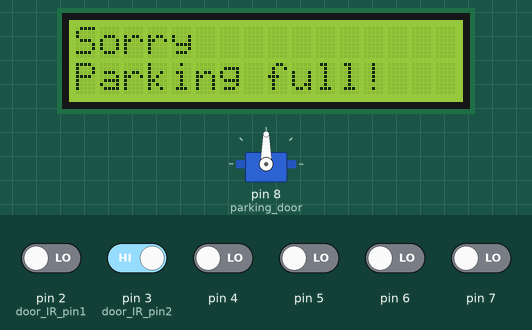
Bench run of a sketch on a simulated Arduino Uno, built with avr-gcc and run on an emulated ATmega328P. Shown: 16×2 character LCD, servo. Inputs (shaded band) come from the test bench; at power-on: pin 3 (door_IR_pin2) HIGH, pin 2 (door_IR_pin1), pin 4–7 LOW.

Above: at 4.8 s.
4.9 s: pin 3 (door_IR_pin2) driven LOW
At 8.4 s:
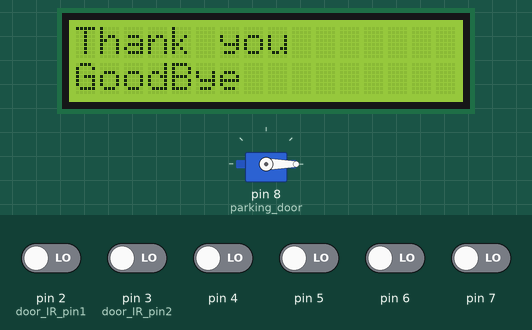
8.6 s: pin 3 (door_IR_pin2) driven HIGH
At 10.7 s:
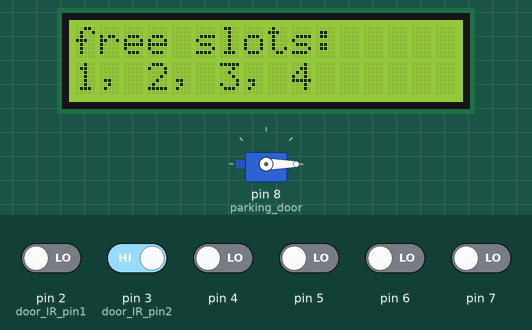
15.1 s: pin 3 (door_IR_pin2) driven LOW
At 16.7 s:
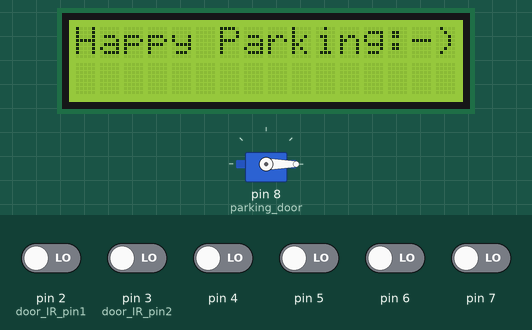
18.6 s: pin 2 (door_IR_pin1) driven HIGH
At 21.0 s:
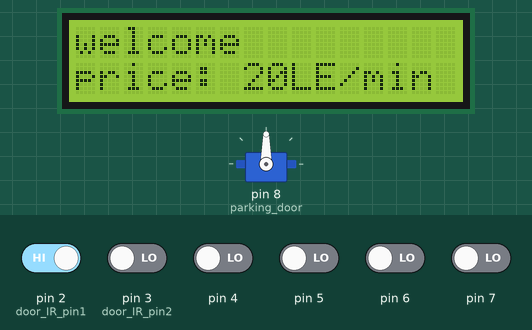
Timing chart, 0 to 22.3 s (numbered marks = the images above; inputs shaded):
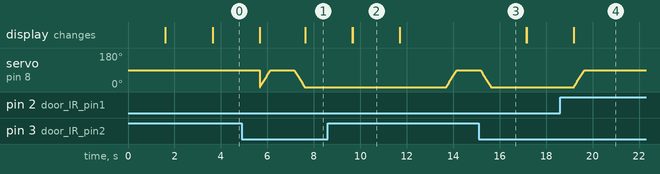

The sketch:

Arduino-code.ino
```cpp
/*
  NOTE:-
  - Parking slots IR sensors are to be connected through pin(4 - 7),
  if any is damaged connect its pin to ground
*/
#include <LiquidCrystal_I2C.h>
#include <Servo.h>

LiquidCrystal_I2C lcd(0x27, 16, 2);
Servo parking_door;

// Pins vars
const byte door_IR_pin1 = 2;
const byte door_IR_pin2 = 3;

// Slots vars
byte slots = 0;
byte available_slots = 0;
int slots_flags[4] = {0};
long int slots_check_in[4] = {0};
int free_slots[4] = {1, 2, 3, 4};

// Price calculation vars
const int price_per_min = 20;
int checkout_time_mins[4] = {0};
int checkout_time_secs[4] = {0};
float total_prices[4] = {0};

// Door control vars
int flag1 = 0;
int flag2 = 0;
long int door_opened_since = 0;

void setup() {
  // Lcd set up
  lcd.init();
  lcd.backlight();
  lcd.blink();

  // Setting up message
  lcd.print("Smart parking");
  lcd.setCursor(0, 10);
  lcd.print("project");
  delay(1500);

  lcd.clear();
  lcd.print("Setting up...");

  // Pins setup
  for (int i = 2; i < 8 ; i++) {
    pinMode(i, INPUT);
  }

  lcd.setCursor(0, 1);
  lcd.print("Slots: ");

  // Detecting available slots
  for (int i = 4; i <8; i++) {
    if (digitalRead(i) == HIGH) {
      slots++;

    lcd.setCursor(8, 1);
    lcd.print(slots);
    delay(500);
    }
  }

  lcd.noBlink();
  delay(2000);

  available_slots = slots;
  // Configuring servo
  parking_door.attach(8);

  checkSlotsStatus();
  showBasicMessage();
}

void loop() {
  // Controlling the IR sensor outside the parking door
  if (digitalRead(door_IR_pin1) == LOW && flag1 == 0) {
    if (flag2 == 1) {
      closeParkingDoor();
      showPrice();
      delay(2000);

      flag2 = 0;
      available_slots++;
      showBasicMessage();
    } else {
      if (available_slots > 0) {
        flag1 = 1;
        showFreeSlots();
        delay(2000);

        openParkingDoor();
        door_opened_since = millis();
      } else {
          lcd.clear();
          lcd.print("Sorry");
          lcd.setCursor(0, 1);
          lcd.print("Parking full!");

          delay(2000);
          flag1 = 0;
          showBasicMessage();
      }
    }
  }

  // Controlling the IR sensor inside the parking door
  if (digitalRead(door_IR_pin2) == LOW && flag2 == 0) {
    flag2 = 1;

    if (flag1 == 0) {
      if (available_slots < 4) {
        openParkingDoor();
        door_opened_since = millis();
      }
    } else if (flag1 == 1) {
      closeParkingDoor();
      delay(1500);
      available_slots--;
      showBasicMessage();
    }
  }

  if (millis() - door_opened_since > 6500 && millis() - door_opened_since < 7000) {
    closeParkingDoor();
    showBasicMessage();

    flag1 = 0;
    flag2 = 0;
  }

  if (flag1 == 1 && flag2 == 1) {flag1 = 0; flag2 = 0;}

  checkSlotsStatus();
}

// welcome message and price
void showBasicMessage() {
  lcd.clear();
  lcd.blink();
  lcd.print("welcome");
  lcd.setCursor(0, 1);
  lcd.print("price: ");
  lcd.print(price_per_min);
  lcd.print("LE/min");
  lcd.noBlink();
}

// Show which slots are free for clients on entry
void showFreeSlots() {
  lcd.clear();
  lcd.print("free slots: ");
  lcd.setCursor(0, 1);

  for (int i = 0; i < 4; i++) {
    if (free_slots[i] != -1) {
      lcd.print(free_slots[i]);
      if (i < 3) {lcd.print(", ");};
    }
  }

  delay(2000);
  lcd.clear();
  lcd.print("Happy Parking:-)");
}

// Parking door controls
void openParkingDoor() {
  digitalWrite(9, HIGH);

  for (int i = 0; i <= 90; i++) {
    parking_door.write(i);
    delay(5);
  }

  delay(1000);
  digitalWrite(9, LOW);
}

void closeParkingDoor() {
  for (int i = 90; i >= 0; i--) {
    parking_door.write(i);
    delay(5);
  }

  door_opened_since = 0;
}

// Calculating total parking time and price
void checkSlotsStatus() {
  for (int i = 0; i < slots; i++) {
    if (digitalRead(i + 4) == LOW && slots_flags[i] == 0) {
      slots_flags[i] = 1;
      byte index = searchArray(free_slots, i + 1);

      if (index != -1) {
        free_slots[i] = -1;
        slots_check_in[i] = millis();
      }
    }

    if (digitalRead(i + 4) == HIGH && slots_check_in[i] != 0) {
      if (available_slots == 0) {
        lcd.clear();
        lcd.print("Car in slot ");
        lcd.print(1);
        lcd.setCursor(0, 1);
        lcd.print("is leaving...");
      }

      // Calculating parking price
      int time_now = millis();
      int total_time = time_now - slots_check_in[i];

      for (int j = 0; j < 4; j++) {
        if (total_prices[j] == 0) {
          checkout_time_mins[j] = total_time / 1000 / 60;
          checkout_time_secs[j] = (total_time / 1000) % 60;
          total_prices[j] = (float) total_time / 1000 / 60 * price_per_min;
          break;
        }
      }

      slots_flags[i] = 0;
      slots_check_in[i] = 0;
      free_slots[i] = i + 1;
    }
  }
}

void showPrice() {
  lcd.clear();

  if (total_prices[0] != 0) {
    char time_spent[20];
    sprintf(time_spent, "Time: %dm %ds", checkout_time_mins[0], checkout_time_secs[0]);
    lcd.print(time_spent);

    lcd.setCursor(0, 1);
    lcd.print("price: ");
    lcd.print(total_prices[0]);
    lcd.print("LE");

    checkout_time_mins[0] = 0;
    checkout_time_secs[0] = 0;
    total_prices[0] = 0;

    for (int i = 0; i < 4; i++) {
      if (total_prices[i] == 0 && total_prices[i + 1] != 0) {
        int temp = total_prices[i];
        total_prices[i] = total_prices[i + 1];
        total_prices[i + 1] = temp;
      }
    }
    delay(3000);
  }


  lcd.clear();
  lcd.print("Thank you");
  lcd.setCursor(0, 1);
  lcd.print("GoodBye");
}

int searchArray(int arr[], int n) {
  for (int j = 0; j < sizeof(arr); j++) {
    if (arr[j] == n) {
      return j;
    }
  }
  return -1;
}
```

Measured:
- after the input at 8.6 s, the display: first differs from a run without the input after 1.1 s (image 2)
- after the input at 15.1 s, servo on pin 8 (parking_door): moves from 90° to 0° over 0.46 s, starting after 0.06 s
- after the input at 18.6 s, servo on pin 8 (parking_door): goes on until 19.7 s, then stays 90°
- what the display in image 2 shows lasts 2.0 s, from 9.7 s to 11.7 s
